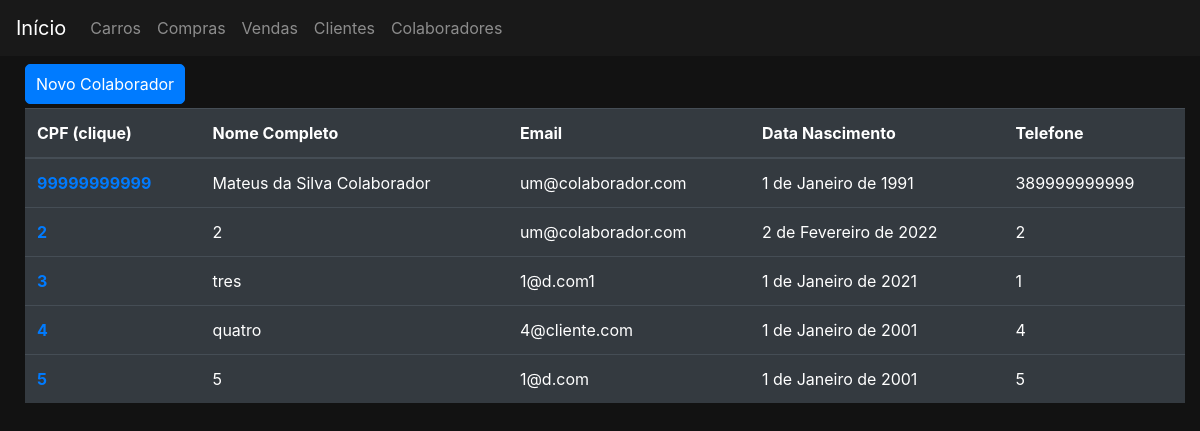
The app's page /colaboradores/, older data.
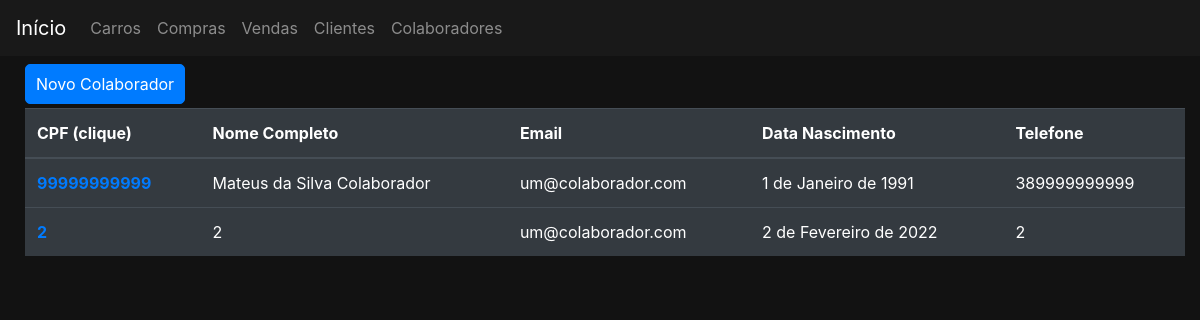
The same page, newer data.
### colaboradores/models.py (models this page shows)
class Colaborador(Pessoa):
    class Meta:
        verbose_name_plural = 'Colaboradores'
        permissions = (
            ('permissao_gerente', 'permissao gerente'),
            ('permissao_supervisor', 'permissao supervisor'),
            ('permissao_vendedor', 'permissao vendedor'),
            ('permissao_funcionario', 'permissao todos funcionarios'),
        )
    situacaoVinculoChoices = (
        ('A','Ativo'),
        ('I','Inativo'),
    )
    cargoAtualChoices = (
        ('V','vendedor'),
        ('S','supervisor'),
        ('G','gerente'),
    )
    funcaoAtualChoices = (
        ('N','Normal'),
        ('C','Comissionada'),
    )
    tipoVinculoChoices = (
        ('E','Experiencia'),
        ('C','Contratado'),
    )
    ctps = models.IntegerField()
    pis = models.IntegerField()
    nomePai = models.CharField(max_length=50, verbose_name='Pai')
    nomeMae = models.CharField(max_length=50, verbose_name='Mae')
    tipoVinculo = models.CharField(max_length=1, choices=tipoVinculoChoices, verbose_name='Tipo vinculo')
    cargoAtual = models.CharField(max_length=1, choices=cargoAtualChoices, verbose_name='Cargo atual')
    funcaoAtual = models.CharField(max_length=1, choices=funcaoAtualChoices, verbose_name='Funcao atual')
    salarioAtual = models.DecimalField(max_digits=15, decimal_places=2, verbose_name='Salario atual')
    dataAdmissao = models.DateField( verbose_name='Admissao')
    dataDesligamento = models.DateField(null=True, verbose_name='Desligamento')
    situacaoVinculo = models.CharField(max_length=1, choices=situacaoVinculoChoices, verbose_name='Situacao  vinculo')

### colaboradores/views.py (the view)
# urls.py: path('', views.ColaboradoresListar.as_view(), name='listar'),
class ColaboradoresListar(ListView,LoginRequiredMixin):
    model = Colaborador
    fields = '__all__'
    template_name = 'colaboradores/colaboradores.html'
    permission_required = 'clientes.permissao_supervisor'
    paginate_by = 8

### colaboradores/templates/colaboradores/colaboradores.html (shortened to what this page needs)
{% extends 'base.html' %}
{% block pagination %}
    <div class="container">
        <div class="row">
            <div class="col-md-4">
                <a href=" {% url 'colaboradores:criar' %}" class="btn btn-primary botao">Novo Colaborador</a>
            </div>
            <div class="col-md-6">{{ block.super }}</div>
        </div>
    </div>
{% endblock %}
{% block 'body' %}
    <div class="container" >
        <div class="row">
            <div class="col-md">
                <table class="table table-dark">
                    <thead>
                        <tr>
                            <th scope="col">CPF (clique) </th>
                            <th scope="col">Nome Completo</th>
                            <th scope="col">Email</th>
                            <th scope="col">Data Nascimento</th>
                            <th scope="col">Telefone</th>
                        </tr>
                    </thead>
                    <tbody>
                        {% for colaborador in colaborador_list %}
                            <tr>
                                <th><a class="corPadrao" href="{% url 'colaboradores:detalhe' colaborador.pk %}">{{colaborador.cpf}}</a></th>
                                <td>{{colaborador.nomeCompleto}}</td>
                                <td>{{colaborador.email}}</td>
                                <td>{{colaborador.dataNascimento}}</td>
                                <td>{{colaborador.telefone}}</td>
                            </tr>
                        {% endfor %}
                    </tbody>
                </table>
            </div>
        </div>
    </div>
{% endblock %}

Row changes from the older to the newer data that the page shows:
removed Colaborador: cpf "3", nomeCompleto "tres", email "1@d.com1", dataNascimento "1 de Janeiro de 2021", telefone "1"
removed Colaborador: cpf "4", nomeCompleto "quatro", email "4@cliente.com", dataNascimento "1 de Janeiro de 2001", telefone "4"
removed Colaborador: cpf "5", nomeCompleto "5", email "1@d.com", dataNascimento "1 de Janeiro de 2001", telefone "5"
